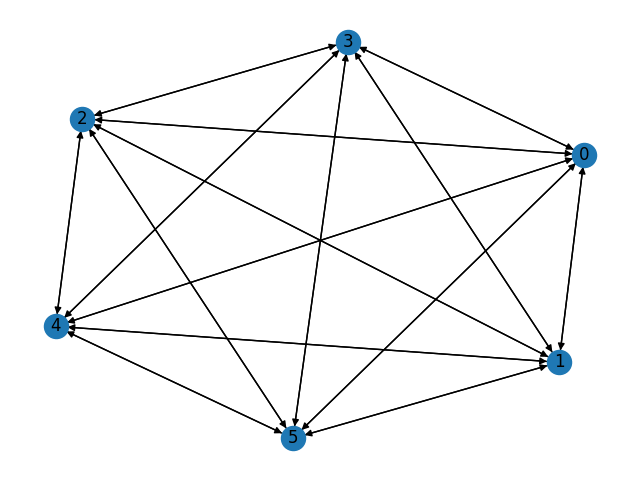

Recreate this plot in Python.
'''
1. На улице встретились N друзей. Каждый пожал руку всем остальным друзьям (по одному разу). Сколько рукопожатий было?
Примечание. Решите задачу при помощи построения графа
'''
import networkx as nx
import matplotlib.pyplot as plt


def friends(num):
    if num < 2:
        return ''

    graph = []
    G = nx.DiGraph(graph)

    for i in range(num):
        for j in range(num):
            if i != j:
                graph.append((i, j))
                G.add_edge(i, j)
            # print(i, j)

    # print(graph)
    nx.draw(G, with_labels=True)
    plt.savefig("les_8_task_1.png")
    plt.show()

    return len(graph) // 2


print(friends(int(input('Число друзей, которые встретились: '))))

